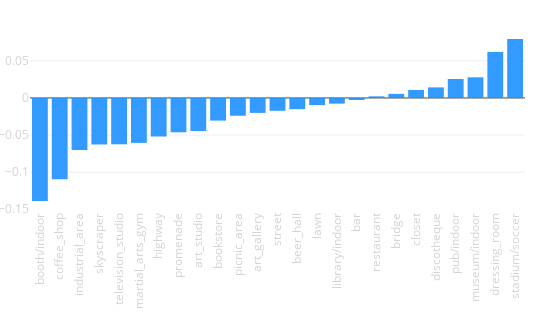

Write notebook code for a chart like this one.
### Code cell
tags_delta([x[0] for x in sc_delta], [x[1] for x in sc_delta])

### Figure 1 — Plotly figure (JSON) as saved in the notebook; plotly's stock layout.template omitted (floating-point values rounded to 4 significant figures)
{"data": [{"marker": {"color": "dodgerblue"}, "opacity": 0.9, "type": "bar", "uid": "eb1f6014-2b0b-11e9-a0e4-3c15c2cf2370", "x": ["booth/indoor", "coffee_shop", "industrial_area", "skyscraper", "television_studio", "martial_arts_gym", "highway", "promenade", "art_studio", "bookstore", "picnic_area", "art_gallery", "street", "beer_hall", "lawn", "library/indoor", "bar", "restaurant", "bridge", "closet", "discotheque", "pub/indoor", "museum/indoor", "dressing_room", "stadium/soccer"], "xaxis": "x", "y": [-0.1387, -0.1093, -0.07003, -0.06265, -0.06237, -0.06049, -0.05192, -0.04623, -0.04452, -0.03048, -0.02395, -0.0201, -0.01727, -0.01508, -0.009619, -0.007624, -0.002727, 0.002186, 0.005499, 0.01081, 0.01426, 0.02555, 0.02783, 0.06197, 0.07938], "yaxis": "y"}], "layout": {"height": 330, "margin": {"b": 120, "l": 30, "r": 25, "t": 30}, "showlegend": false, "width": 550, "xaxis": {"anchor": "y", "domain": [0, 1], "tickangle": -90, "tickfont": {"color": "lightgrey", "size": 11.5}}, "xaxis2": {"tickangle": -90, "tickfont": {"color": "lightgrey", "size": 11.5}}, "yaxis": {"anchor": "x", "domain": [0, 1], "tickfont": {"color": "lightgrey", "size": 11.5}}, "yaxis2": {"tickfont": {"color": "lightgrey", "size": 11.5}}}}
